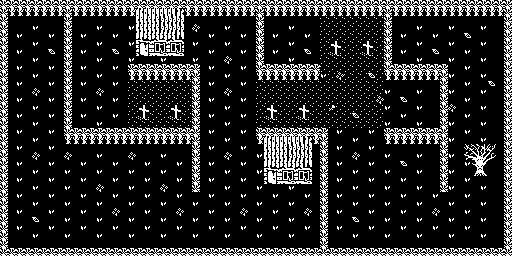

The image is a tile-based game level rendered from a .tmx file. Its description and complete source (layers, tilesets, objects, tile grids) follow:
An orthogonal 8x4 tile map with 64x64 px tiles, 1 tile layer (LEVEL 31), 31 hidden layers not drawn.

<map version="1.0" tiledversion="1.0.2" orientation="orthogonal" renderorder="right-down" width="8" height="4" tilewidth="64" tileheight="64" nextobjectid="1">
 <tileset firstgid="1" name="blockset" tilewidth="64" tileheight="64" tilecount="16" columns="4">
  <image source="blockset2.png" width="256" height="256" />
 </tileset>
 <layer name="LEVEL00" width="8" height="4" visible="0">
  <data encoding="csv">
1,2,2,2,2,2,2,3,
4,10,6,16,5,16,16,6,
4,10,6,5,5,5,5,6,
7,8,9,8,8,8,8,9
</data>
 </layer>
 <layer name="LEVEL01" width="8" height="4" visible="0">
  <data encoding="csv">
1,2,2,2,2,2,2,3,
4,6,16,16,4,10,10,15,
1,3,5,8,1,2,5,6,
7,8,8,8,8,8,8,9
</data>
 </layer>
 <layer name="LEVEL02" width="8" height="4" visible="0">
  <data encoding="csv">
1,2,2,2,2,2,2,3,
4,6,16,16,5,16,16,15,
1,3,5,5,5,5,5,15,
7,8,8,8,8,8,8,9
</data>
 </layer>
 <layer name="LEVEL03" width="8" height="4" visible="0">
  <data encoding="csv">
1,12,12,12,2,2,2,3,
4,14,11,14,1,16,3,6,
4,14,11,11,7,5,9,6,
7,13,13,13,8,8,8,9
</data>
 </layer>
 <layer name="LEVEL04" width="8" height="4" visible="0">
  <data encoding="csv">
1,16,2,12,12,2,16,3,
4,10,4,14,14,6,10,6,
4,10,1,12,12,3,10,6,
7,8,8,13,13,8,8,9
</data>
 </layer>
 <layer name="LEVEL05" width="8" height="4" visible="0">
  <data encoding="csv">
1,2,2,2,2,2,2,3,
4,14,4,16,1,3,14,15,
4,11,7,8,4,15,14,15,
7,13,13,13,8,8,8,9
</data>
 </layer>
 <layer name="LEVEL06" width="8" height="4" visible="0">
  <data encoding="csv">
1,16,2,3,2,2,16,3,
4,5,10,5,5,5,10,15,
1,2,2,5,10,2,2,3,
7,8,8,9,8,8,8,9
</data>
 </layer>
 <layer name="LEVEL07" width="8" height="4" visible="0">
  <data encoding="csv">
1,2,2,2,2,2,2,3,
4,16,3,5,5,1,16,6,
4,5,9,12,12,7,5,6,
7,8,8,8,8,8,8,9
</data>
 </layer>
 <layer name="LEVEL08" width="8" height="4" visible="0">
  <data encoding="csv">
1,2,2,2,2,2,2,3,
4,16,2,5,3,5,3,6,
4,10,5,7,9,5,9,6,
7,8,8,8,8,8,8,9
</data>
 </layer>
 <layer name="LEVEL09" width="8" height="4" visible="0">
  <data encoding="csv">
1,2,2,2,2,2,2,3,
4,1,2,16,16,2,10,6,
4,10,8,8,8,8,9,6,
7,8,8,8,8,8,8,9
</data>
 </layer>
 <layer name="LEVEL10" width="8" height="4" visible="0">
  <data encoding="csv">
1,3,16,3,16,3,16,3,
4,5,5,15,5,5,5,15,
4,15,5,5,5,15,5,6,
7,9,8,9,8,9,8,9
</data>
 </layer>
 <layer name="LEVEL11" width="8" height="4" visible="0">
  <data encoding="csv">
1,1,2,2,2,2,2,3,
4,2,16,4,16,1,16,6,
4,7,8,4,5,7,8,15,
7,8,8,8,8,7,8,9
</data>
 </layer>
 <layer name="LEVEL12" width="8" height="4" visible="0">
  <data encoding="csv">
1,1,2,2,2,2,2,3,
4,4,16,7,9,16,3,6,
4,7,8,8,8,8,9,6,
7,8,8,8,8,8,8,9
</data>
 </layer>
 <layer name="LEVEL13" width="8" height="4" visible="0">
  <data encoding="csv">
1,16,1,16,1,16,2,3,
4,5,4,5,4,5,5,6,
4,2,4,5,5,3,11,15,
7,8,8,8,7,9,13,9
</data>
 </layer>
 <layer name="LEVEL14" width="8" height="4" visible="0">
  <data encoding="csv">
1,2,2,2,2,2,2,3,
7,9,16,2,16,3,10,15,
4,5,5,8,8,9,10,15,
7,8,8,8,8,8,8,9
</data>
 </layer>
 <layer name="LEVEL15" width="8" height="4" visible="0">
  <data encoding="csv">
1,16,1,16,1,16,1,3,
4,8,4,8,4,8,4,15,
4,10,5,10,5,10,5,15,
7,8,8,8,8,8,8,9
</data>
 </layer>
 <layer name="LEVEL 16" width="8" height="4" visible="0">
  <data encoding="csv">
1,12,12,12,12,12,16,3,
4,11,11,10,10,11,14,15,
4,11,11,10,10,11,14,15,
7,13,13,13,13,13,13,9
</data>
 </layer>
 <layer name="LEVEL 17" width="8" height="4" visible="0">
  <data encoding="csv">
1,3,2,3,2,12,16,3,
4,4,6,6,6,11,11,6,
4,15,15,10,15,11,1,6,
7,9,8,9,8,13,7,9
</data>
 </layer>
 <layer name="LEVEL 18" width="8" height="4" visible="0">
  <data encoding="csv">
1,1,2,2,2,2,1,3,
4,4,4,15,2,2,2,6,
4,5,16,16,5,1,10,3,
7,7,8,8,8,7,8,9
</data>
 </layer>
 <layer name="LEVEL 19" width="8" height="4" visible="0">
  <data encoding="csv">
1,12,1,2,2,3,16,3,
4,2,3,10,10,1,5,15,
4,5,2,10,10,2,5,6,
7,13,7,8,8,9,13,9
</data>
 </layer>
 <layer name="LEVEL 20" width="8" height="4" visible="0">
  <data encoding="csv">
1,16,16,16,16,16,16,3,
4,5,5,5,5,5,5,6,
4,16,16,16,10,16,16,3,
7,8,8,8,8,8,8,9
</data>
 </layer>
 <layer name="LEVEL 21" width="8" height="4" visible="0">
  <data encoding="csv">
1,2,2,2,2,2,2,3,
4,10,10,10,10,10,10,6,
4,10,10,10,10,10,10,6,
7,8,8,8,8,8,8,9
</data>
 </layer>
 <layer name="LEVEL 22" width="8" height="4" visible="0">
  <data encoding="csv">
1,2,2,2,2,2,16,3,
4,15,5,5,5,4,10,6,
4,15,12,12,4,1,16,3,
7,8,13,13,7,8,8,9
</data>
 </layer>
 <layer name="LEVEL 23" width="8" height="4" visible="0">
  <data encoding="csv">
1,2,2,2,2,2,12,3,
4,4,16,2,16,3,11,6,
4,1,16,2,16,3,11,6,
7,7,8,8,8,8,13,9
</data>
 </layer>
 <layer name="LEVEL 24" width="8" height="4" visible="0">
  <data encoding="csv">
1,2,2,2,2,2,12,3,
4,1,2,10,1,3,11,6,
4,4,1,10,3,6,16,3,
7,8,9,8,8,8,8,9
</data>
 </layer>
 <layer name="LEVEL 25" width="8" height="4" visible="0">
  <data encoding="csv">
1,12,12,16,12,12,12,3,
4,11,11,14,11,11,11,6,
4,11,11,14,11,11,11,6,
7,13,13,13,13,13,13,9
</data>
 </layer>
 <layer name="LEVEL 26" width="8" height="4" visible="0">
  <data encoding="csv">
1,16,1,16,2,2,2,3,
4,5,4,10,15,14,4,6,
4,2,1,2,3,14,1,3,
7,8,8,7,8,8,8,9
</data>
 </layer>
 <layer name="LEVEL 27" width="8" height="4" visible="0">
  <data encoding="csv">
1,2,16,2,2,2,2,3,
4,4,5,5,10,10,10,6,
4,2,2,4,2,16,2,6,
7,8,8,8,8,8,9,9
</data>
 </layer>
 <layer name="LEVEL 28" width="8" height="4" visible="0">
  <data encoding="csv">
1,2,2,12,12,1,2,3,
4,10,15,11,11,16,10,15,
4,10,15,11,11,14,10,15,
7,8,8,13,13,8,8,9
</data>
 </layer>
 <layer name="LEVEL 29" width="8" height="4" visible="0">
  <data encoding="csv">
1,3,12,12,3,16,2,3,
4,2,14,14,1,5,15,6,
1,5,3,2,3,2,3,6,
7,9,8,9,8,9,8,9
</data>
 </layer>
 <layer name="LEVEL 30" width="8" height="4" visible="0">
  <data encoding="csv">
1,2,2,3,2,2,2,3,
4,2,2,2,2,2,3,6,
4,2,16,2,2,16,2,6,
7,8,8,9,8,8,8,9
</data>
 </layer>
 <layer name="LEVEL 31" width="8" height="4">
  <data encoding="csv">
1,1,16,2,1,12,1,3,
4,4,12,4,12,14,3,6,
4,2,2,4,16,4,3,15,
7,8,8,8,8,7,8,9
</data>
 </layer>
</map>